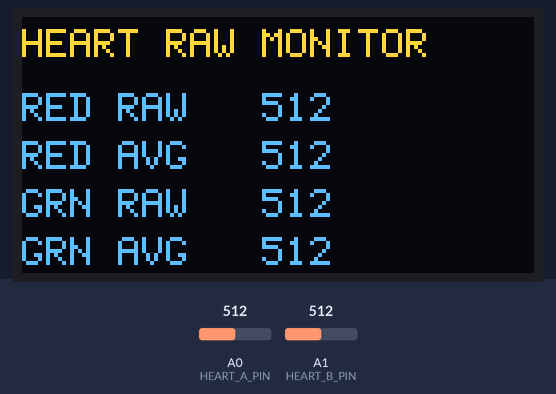
A sketch run on a simulated Arduino Uno, built with avr-gcc and run on an emulated ATmega328P. Parts: 128×64 one-colour display. Inputs (shaded band) come from the test bench; at power-on: A0 (HEART_A_PIN) = 512, A1 (HEART_B_PIN) = 512. The OLED is the two-colour kind (top 16 rows yellow); what the sketch prints to the serial monitor is not drawn.

Above: at 2.3 s.
2.4 s: A0 (HEART_A_PIN) set to 716
At 3.5 s:
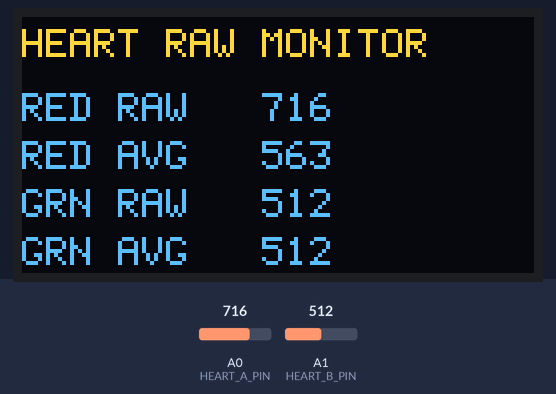
5.2 s: A1 (HEART_B_PIN) set to 0
At 6.9 s:
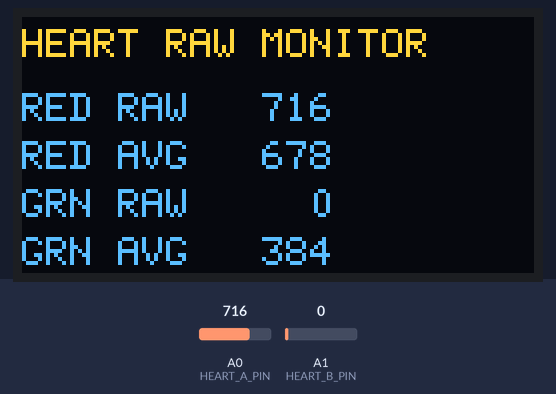
8.6 s: A1 (HEART_B_PIN) set to 122
At 10.2 s:
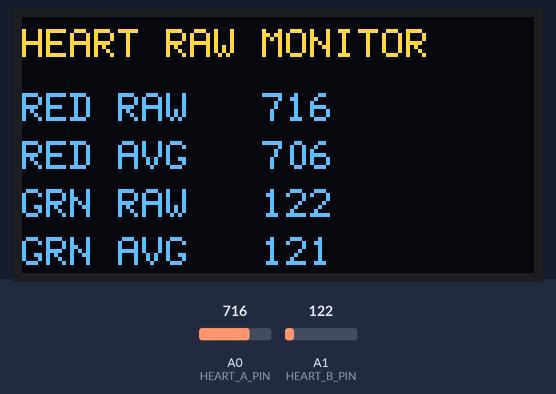
11.9 s: A0 (HEART_A_PIN) set to 1023
At 13.6 s:
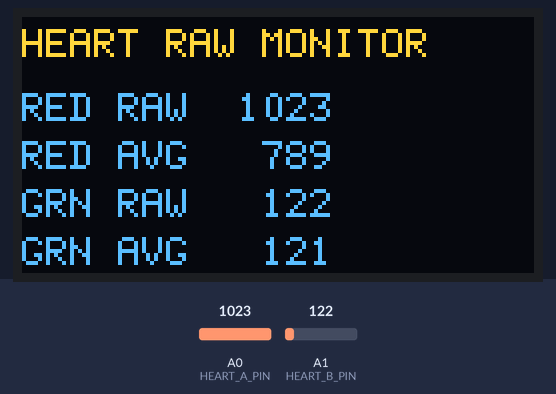
15.2 s: A0 (HEART_A_PIN) set to 511
At 16.8 s:
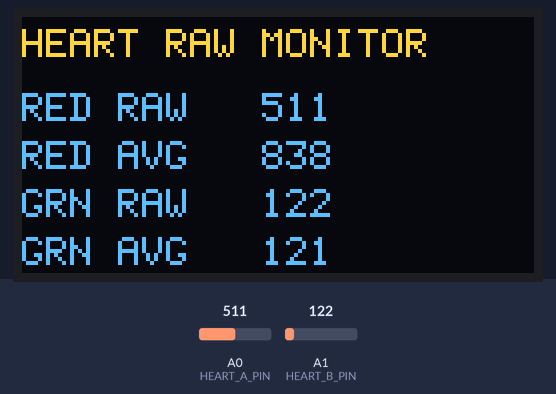
Timing chart, 0 to 18.3 s (numbered marks = the images above; inputs shaded):
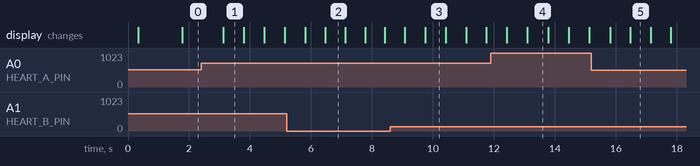

The sketch:

uno-heart-raw-display.ino
```cpp
#include <Wire.h>
#include <U8g2lib.h>

U8G2_SSD1309_128X64_NONAME0_1_HW_I2C u8g2(U8G2_R0, /* reset=*/ 9);

const int HEART_A_PIN = A0;
const int HEART_B_PIN = A1;
const unsigned long DISPLAY_INTERVAL_MS = 120;
const unsigned long SERIAL_INTERVAL_MS = 250;

int rawA = 0;
int rawB = 0;
int smoothA = 0;
int smoothB = 0;
bool initialized = false;

unsigned long lastDisplayAt = 0;
unsigned long lastSerialAt = 0;

void updateHeartRaw() {
  rawA = analogRead(HEART_A_PIN);
  rawB = analogRead(HEART_B_PIN);

  if (!initialized) {
    smoothA = rawA;
    smoothB = rawB;
    initialized = true;
    return;
  }

  smoothA = (smoothA * 3 + rawA) / 4;
  smoothB = (smoothB * 3 + rawB) / 4;
}

void drawDisplay() {
  char line1[24];
  char line2[24];
  char line3[24];
  char line4[24];

  snprintf(line1, sizeof(line1), "RED RAW  %4d", rawA);
  snprintf(line2, sizeof(line2), "RED AVG  %4d", smoothA);
  snprintf(line3, sizeof(line3), "GRN RAW  %4d", rawB);
  snprintf(line4, sizeof(line4), "GRN AVG  %4d", smoothB);

  u8g2.firstPage();
  do {
    u8g2.setFont(u8g2_font_6x12_tr);
    u8g2.drawStr(0, 10, "HEART RAW MONITOR");
    u8g2.drawStr(0, 26, line1);
    u8g2.drawStr(0, 38, line2);
    u8g2.drawStr(0, 50, line3);
    u8g2.drawStr(0, 62, line4);
  } while (u8g2.nextPage());
}

void emitSerialLine() {
  Serial.print("redRaw:");
  Serial.print(rawA);
  Serial.print('\t');
  Serial.print("redAvg:");
  Serial.print(smoothA);
  Serial.print('\t');
  Serial.print("greenRaw:");
  Serial.print(rawB);
  Serial.print('\t');
  Serial.print("greenAvg:");
  Serial.println(smoothB);
}

void setup() {
  Serial.begin(115200);
  Wire.begin();
  u8g2.begin();

  u8g2.firstPage();
  do {
    u8g2.setFont(u8g2_font_6x12_tr);
    u8g2.drawStr(0, 24, "HEART RAW MONITOR");
    u8g2.drawStr(0, 42, "UPLOAD OK");
  } while (u8g2.nextPage());
  delay(800);
}

void loop() {
  updateHeartRaw();

  unsigned long now = millis();
  if (now - lastDisplayAt >= DISPLAY_INTERVAL_MS) {
    lastDisplayAt = now;
    drawDisplay();
  }

  if (now - lastSerialAt >= SERIAL_INTERVAL_MS) {
    lastSerialAt = now;
    emitSerialLine();
  }

  delay(20);
}
```

Measured:
- after the input at 2.4 s, the display: changes after 0.72 s (image 1)
- what the display in image 1 shows lasts 0.7 s, from 3.1 s to 3.8 s
